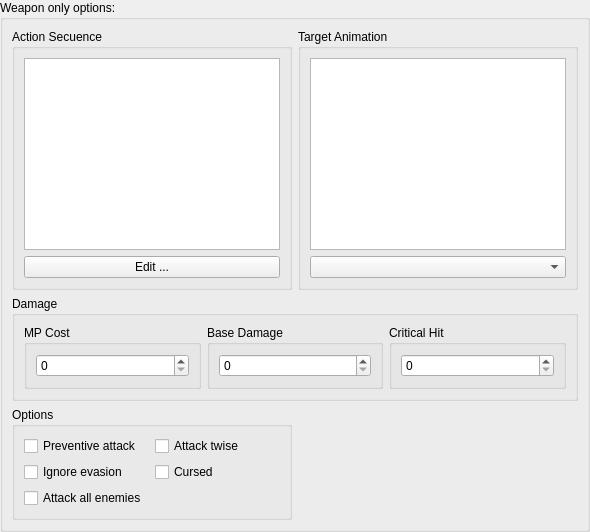
     <widget class="QWidget" name="pageWeaponOptions">
      <layout class="QGridLayout" name="gridLayout_167">
       <property name="leftMargin">
        <number>0</number>
       </property>
       <property name="topMargin">
        <number>0</number>
       </property>
       <property name="rightMargin">
        <number>0</number>
       </property>
       <property name="bottomMargin">
        <number>0</number>
       </property>
       <item row="0" column="0">
        <widget class="QGroupBox" name="groupWeaponOptions">
         <property name="title">
          <string>Weapon only options:</string>
         </property>
         <property name="flat">
          <bool>true</bool>
         </property>
         <layout class="QGridLayout" name="gridLayout_168">
          <item row="0" column="0">
           <widget class="QGroupBox" name="groupWeaponSecuence">
            <property name="minimumSize">
             <size>
              <width>0</width>
              <height>150</height>
             </size>
            </property>
            <property name="title">
             <string>Action Secuence</string>
            </property>
            <layout class="QGridLayout" name="gridLayout_169">
             <item row="0" column="0">
              <widget class="QGraphicsView" name="graphicsWeaponActionSecuence"/>
             </item>
             <item row="1" column="0">
              <widget class="QPushButton" name="pushWeaponSecuence">
               <property name="text">
                <string>Edit ...</string>
               </property>
              </widget>
             </item>
            </layout>
           </widget>
          </item>
          <item row="0" column="1">
           <widget class="QGroupBox" name="groupWeaponTargetAnimation">
            <property name="title">
             <string>Target Animation</string>
            </property>
            <layout class="QGridLayout" name="gridLayout_174">
             <item row="0" column="0">
              <widget class="QGraphicsView" name="graphicsWeaponTargetAnimation"/>
             </item>
             <item row="1" column="0">
              <widget class="QComboBox" name="comboWeaponTargetAnimation"/>
             </item>
            </layout>
           </widget>
          </item>
          <item row="2" column="0" colspan="2">
           <widget class="QGroupBox" name="groupWeaponDamageOptions">
            <property name="title">
             <string>Damage</string>
            </property>
            <layout class="QGridLayout" name="gridLayout_170">
             <item row="0" column="0">
              <widget class="QGroupBox" name="groupWeaponMpCost">
               <property name="title">
                <string>MP Cost</string>
               </property>
               <property name="flat">
                <bool>true</bool>
               </property>
               <layout class="QGridLayout" name="gridLayout_171">
                <item row="0" column="0">
                 <widget class="QSpinBox" name="spinWeaponMpCost"/>
                </item>
               </layout>
              </widget>
             </item>
             <item row="0" column="1">
              <widget class="QGroupBox" name="groupWeaponBaseDamage">
               <property name="title">
                <string>Base Damage</string>
               </property>
               <property name="flat">
                <bool>true</bool>
               </property>
               <layout class="QGridLayout" name="gridLayout_172">
                <item row="0" column="0">
                 <widget class="QSpinBox" name="spinWeaponBaseDamage"/>
                </item>
               </layout>
              </widget>
             </item>
             <item row="0" column="2">
              <widget class="QGroupBox" name="groupWeaponCriticalChance">
               <property name="title">
                <string>Critical Hit</string>
               </property>
               <property name="flat">
                <bool>true</bool>
               </property>
               <layout class="QGridLayout" name="gridLayout_173">
                <item row="0" column="0">
                 <widget class="QSpinBox" name="spinWeaponCriticalChance"/>
                </item>
               </layout>
              </widget>
             </item>
            </layout>
           </widget>
          </item>
          <item row="3" column="0">
           <widget class="QGroupBox" name="groupWeaponOptions_2">
            <property name="title">
             <string>Options</string>
            </property>
            <layout class="QGridLayout" name="gridLayout_175">
             <item row="0" column="0">
              <widget class="QCheckBox" name="checkWeaponPreventiveAttack">
               <property name="text">
                <string>Preventive attack</string>
               </property>
              </widget>
             </item>
             <item row="0" column="1">
              <widget class="QCheckBox" name="checkWeaponAttackTwise">
               <property name="text">
                <string>Attack twise</string>
               </property>
              </widget>
             </item>
             <item row="1" column="0">
              <widget class="QCheckBox" name="checkWeaponIgnoreEvasion">
               <property name="text">
                <string>Ignore evasion</string>
               </property>
              </widget>
             </item>
             <item row="1" column="1">
              <widget class="QCheckBox" name="checkWeaponCursed">
               <property name="text">
                <string>Cursed</string>
               </property>
              </widget>
             </item>
             <item row="2" column="0">
              <widget class="QCheckBox" name="checkWeaponAttackAllEnemies">
               <property name="text">
                <string>Attack all enemies</string>
               </property>
              </widget>
             </item>
            </layout>
           </widget>
          </item>
         </layout>
        </widget>
       </item>
      </layout>
     </widget>
